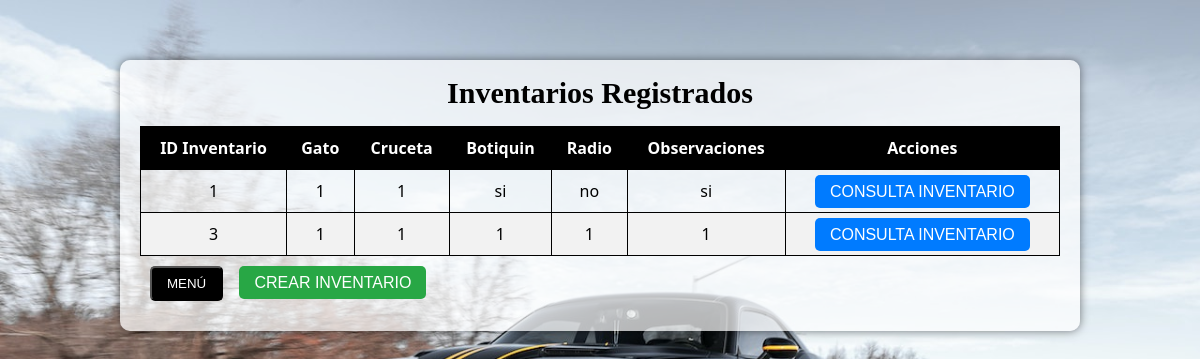
Page /crud_inventario/index.php on the committed database.
### tables this page shows
CREATE TABLE `inventario_de_vehiculo` (
  `id_inventario` int(11) NOT NULL,
  `gato` varchar(3) NOT NULL,
  `cruceta` varchar(3) NOT NULL,
  `botiquin` varchar(3) NOT NULL,
  `radio` varchar(3) NOT NULL,
  `observaciones` varchar(100) NOT NULL
);

### crud_inventario/index.php (the view, shortened to what this page needs)
<?php
$conect = connection();
$search = "SELECT * FROM inventario_de_vehiculo";
$peticion = mysqli_query($conect, $search);
?>
<!DOCTYPE html>
<html lang="en">
<head>
    <link  href="css/estilo_index.css" rel="stylesheet">
</head>
<body>
    <div class="inventario-table">
        <h2>Inventarios Registrados</h2>
        <table>
            <thead>
                <tr>
                    <th>ID Inventario</th>
                    <th>Gato</th>
                    <th>Cruceta</th>
                    <th>Botiquin</th>
                    <th>Radio</th>
                    <th>Observaciones</th>
                    <th>Acciones</th>
                </tr>
            </thead>
            <tbody>
            <?php while ($row = mysqli_fetch_array($peticion)): ?>
                <tr>
                    <td><?= $row['id_inventario'] ?></td>
                    <td><?= $row['gato'] ?></td>
                    <td><?= $row['cruceta'] ?></td>
                    <td><?= $row['botiquin'] ?></td>
                    <td><?= $row['radio'] ?></td>
                    <td><?= $row['observaciones'] ?></td>
                    <td><a href="consulta.php?id_inventario=<?= $row['id_inventario'] ?>" class="btn inventario-table--consult">Consulta Inventario</a></td>
                </tr>
            <?php endwhile;?>
            </tbody>
        </table>
        <input type="button" class="menu-button" onclick="window.location.href='../menu.php';" value="Menú" />
        <a href="crear.php" class="btn create-btn">Crear Inventario</a>
    </div>
</body>
</html>

### crud_inventario/css/estilo_index.css (style rules this page uses)
* { box-sizing: border-box; margin: 0; padding: 0; }
body { font-family: 'Segoe UI', sans-serif; background-image: url('../img/index.jpg'); background-size: cover; margin: 0; padding: 0; }
.inventario-table { background-color: rgba(255, 255, 255, 0.7); border-radius: 10px; width: 80%; margin: 0 auto; padding: 20px; box-shadow: 0 0 10px rgba(0, 0, 0, 0.5); margin-top: 5%; }
h2 { text-align: center; margin-bottom: 20px; font-family: Copperplate, "Copperplate Gothic Light", fantasy; font-size: 24px; font-style: normal; font-variant: normal; font-weight: 700; line-height: 26.4px; font-size: 30px; }
table { width: 100%; border-collapse: collapse; }
table, th, td { border: 1px solid #000; }
th, td { padding: 10px; text-align: center; }
th { background-color: #000; color: #fff; }
tr:nth-child(even) { background-color: #f2f2f2; }
.btn { border-radius: 5px; padding: 8px 15px; margin: 2px; color: #fff; font-family: sans-serif; text-transform: uppercase; text-align: center; text-decoration: none; }
.inventario-table--consult { background-color: #007bff; }
.create-btn { background-color: #28a745; }
.menu-button { border-radius: 5px; padding: 8px 15px; margin: 10px; color: #fff; background-color: #000; font-family: sans-serif; text-transform: uppercase; text-align: center; text-decoration: none; display: inline-block; cursor: pointer; }

### rows in the picture
inventario_de_vehiculo: id_inventario "1", gato "1", cruceta "1", botiquin "si", radio "no", observaciones "si"
inventario_de_vehiculo: id_inventario "3", gato "1", cruceta "1", botiquin "1", radio "1", observaciones "1"
